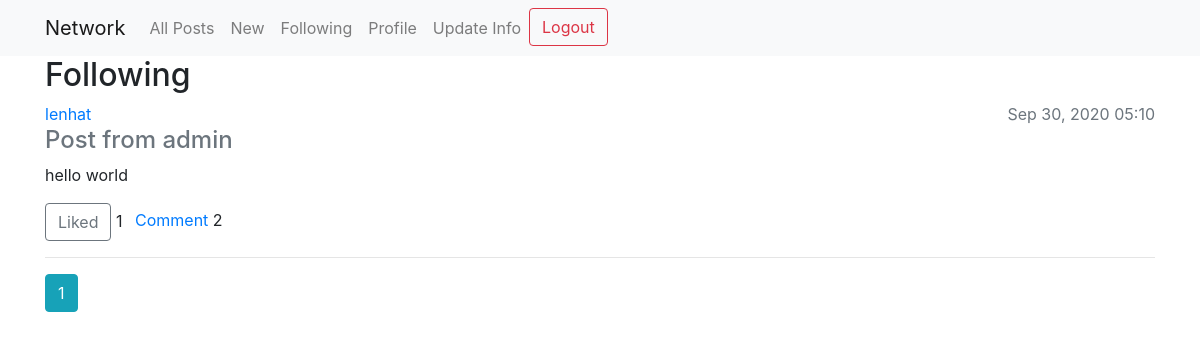
/post/following/ (signed in), run on the app's committed database.
### posts/models.py (models this page shows, shortened)
class Post(models.Model):
    title = models.CharField(max_length=200)
    content = models.TextField()
    date_posted = models.DateTimeField(default=timezone.now)
    author = models.ForeignKey(User, on_delete=models.CASCADE)
    likes = models.ManyToManyField(User, related_name='interesting_posts', blank=True)
    comment_to = models.ForeignKey('self', related_name='comments', blank=True, null=True, on_delete=models.CASCADE)

### posts/views.py (the view)
# urls.py: path('post/following/', views.FollowingPostView.as_view(), name='following-posts'),
class FollowingPostView(LoginRequiredMixin, ListView):
    model = Post
    template_name = 'posts/following_posts.html'
    context_object_name = 'posts'
    paginate_by = 10
    def get_queryset(self):
        following = self.request.user.profile.following.all()
        return Post.objects.filter(author__profile__in=following).order_by('-date_posted')

### posts/templates/posts/following_posts.html
{% extends 'users/layout.html' %}
{% load tz %}
{% block body %}
    <h2>Following</h2>
    {% if posts %}
        {% for post in posts %}
        <div class="post" data-id='{{post.id}}'>
            <div class="flex-jc-sp">
                <a href="{% url 'user-posts' post.author.username %}">{{ post.author.username }}</a>
                <span class="text-muted">{{ post.date_posted|localtime|date:'M d, Y H:i'}}</span>
            </div>
            <a class="text-muted" href="{% url 'post-detail' post.id %}">
                <h4>
                    {{ post.title }}
                </h4>
            </a>
            <p>{{ post.content }} </p>
            <button class="btn btn-outline-secondary" id='toggle-like'>
                {% if user in post.likes.all %}
                    Liked
                {% else %}
                    Like
                {% endif %}
            </button>
            <span class="mr-2" id="number-likes">{{post.likes.count}}</span>
            <a href="{% url 'post-detail' post.id %}">Comment</a>
            <span id='number-comments'>{{post.comments.count}}</span>
        </div>
        <hr>
        {% endfor %}
    {% endif %}
{% endblock body %}

### users/static/users/main.css (style rules this page uses)
.flex-jc-sp { display: flex; justify-content: space-between; }

### data on the page
Post: author.username "lenhat", date_posted "Sep 30, 2020 05:10", title "Post from admin", content "hello world", shows "Liked", likes.count "1", comments.count "2"

### other printed values
{{ num }} "1"
